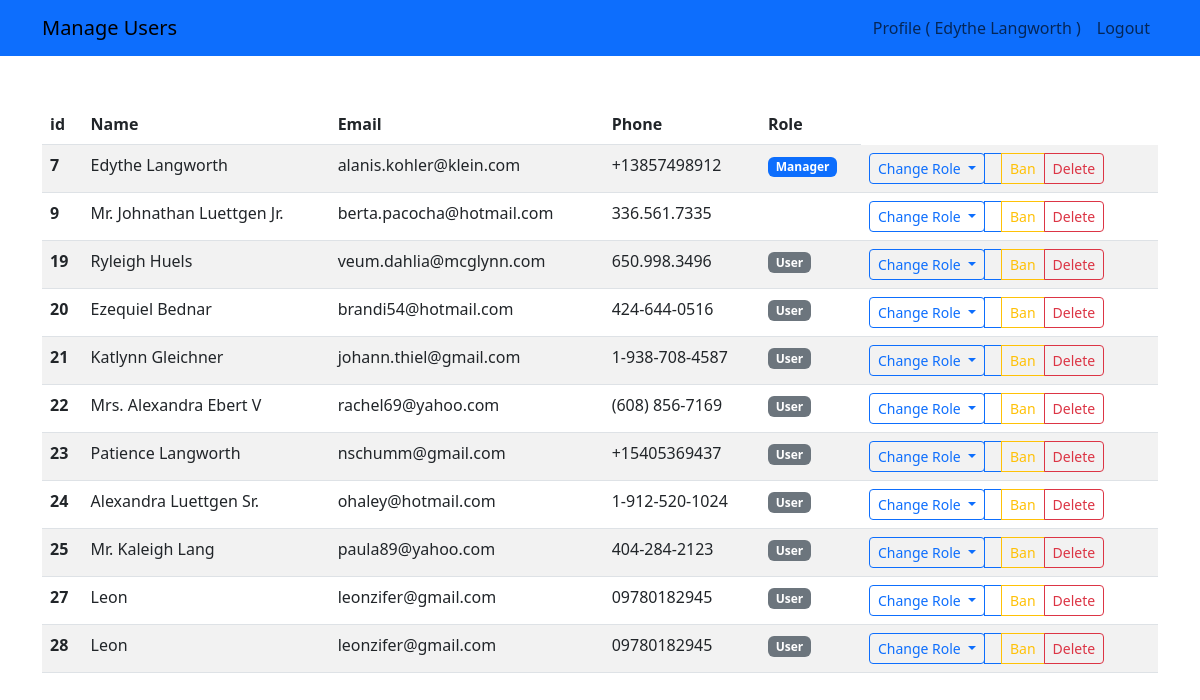
Page /php_project/admin.php (signed in) on the committed database.
### tables this page shows
CREATE TABLE `users` (
  `id` int(11) NOT NULL,
  `name` varchar(255) NOT NULL,
  `email` varchar(255) NOT NULL,
  `phone` varchar(255) NOT NULL,
  `address` text NOT NULL,
  `password` varchar(255) NOT NULL,
  `role_id` int(11) NOT NULL DEFAULT 1,
  `photo` varchar(255) DEFAULT NULL,
  `suspended` int(11) NOT NULL DEFAULT 0,
  `created_at` datetime NOT NULL,
  `updated_at` datetime DEFAULT NULL
);

CREATE TABLE `roles` (
  `id` int(11) NOT NULL,
  `name` varchar(255) NOT NULL,
  `value` int(11) NOT NULL
);

### php-modules-namespaces/autoload.php (called while the page is built, shortened)
<?php
spl_autoload_register(function($class) {
    $class = str_replace("\\", "/", $class);
});

### php_project/_classes/Helpers/Auth.php (called while the page is built, shortened)
<?php
class Auth
{
    static function check()
    {
        if(isset($_SESSION['user'])) {
            return $_SESSION['user'];
        }
    }
}

### php_project/_classes/Libs/Database/UsersTable.php (called while the page is built, shortened)
<?php
class UsersTable
{
    private $db;
    public function getAll()
    {
        $statement = $this->db->query("SELECT users.*, roles.name AS role
        FROM users LEFT JOIN roles
        ON users.role_id = roles.id
        ");
        return $statement->fetchAll();
    }
    public function __construct(MySQL $mysql)
    {
        $this->db = $mysql->connect();
    }
}

### php_project/_classes/Libs/Database/MySQL.php (called while the page is built, shortened)
<?php
class MySQL
{
    private $dbhost;
    private $dbuser;
    private $dbpass;
    private $dbname;
    public function __construct(
        $dbhost = "localhost",
        $dbuser = "root",
        $dbpass = "",
        $dbname = "project"
    ) {
        $this->dbhost = $dbhost;
        $this->dbuser = $dbuser;
        $this->dbpass = $dbpass;
        $this->dbname = $dbname;
    }
    public function connect()
    {
        try {
            $this->db = new PDO("mysql::dbhost=$this->dbhost; dbname=$this->dbname", $this->dbuser, $this->dbpass, [
                PDO::ATTR_ERRMODE => PDO::ERRMODE_EXCEPTION,
                PDO::ATTR_DEFAULT_FETCH_MODE => PDO::FETCH_OBJ
            ]);
            return $this->db;
        } catch (PDOException $e) {
            echo $e->getMessage();
        exit();
        }
    }
}

### php_project/admin.php (the view, shortened to what this page needs)
<?php
include("vendor/autoload.php");
$auth = Auth::check();
$table = new UsersTable(new MySQL);
$users = $table->getAll();
?>
<!DOCTYPE html>
<html lang="en">
<head>
    <link href="https://cdn.jsdelivr.net/npm/bootstrap@5.3.0-alpha3/dist/css/bootstrap.min.css" rel="stylesheet"
>
</head>
<body>
    <div class="navbar bg-primary navbar-bark navbar-expand">
        <div class="container">
            <a href="admin.php" class="navbar-brand">Manage Users</a>
            <ul class="navbar-nav">
                <li class="nav-item">
                    <a href="profile.php" class="nav-link">
                        Profile ( <?= $auth->name ?> )
                    </a>
                </li>
                <li class="nav-item">
                    <a href="_actions/logout.php" class="nav-link">Logout</a>
                </li>
            </ul>
        </div>
    </div>
    <div class="container">
        <table class="table table-striped mt-5">
  <thead class="thead-dark">
    <tr>
      <th scope="col">id</th>
      <th scope="col">Name</th>
      <th scope="col">Email</th>
      <th scope="col">Phone</th>
      <th scope="col">Role</th>
    </tr>
  </thead>
  <tbody>
    <?php foreach ($users as $user): ?>
            <tr>
              <th><?= $user->id ?></th>
              <td><?= $user->name ?></td>
              <td><?= $user->email ?></td>
              <td><?= $user->phone ?></td>
              <td>
                <?php if ($user->role_id == 3): ?>
                    <span class="badge bg-success"><?= $user->role ?></span>
                <?php elseif ($user->role_id == 2): ?>
                    <span class="badge bg-primary"><?= $user->role ?></span>
                <?php elseif ($user->role_id == 1): ?>
                    <span class="badge bg-secondary"><?= $user->role ?></span>
                <?php else: ?>
                    <span class="badge bg-secondary"><?= $user->role ?></span>
                <?php endif ?>
                </td>
                <td>
                    <div class="btn-group dropdown">
                        <a href="#" class="btn btn-sm btn-outline-primary dropdown-toggle" data-bs-toggle="dropdown">
                            Change Role
                        </a>
                    <a href="_actions/delete.php?id=<?= $user->id ?>" class="btn btn-sm btn-outline-primary">
                        </a>
                    <a href="_actions/suspend.php?id=<?= $user->id ?>" class="btn btn-sm btn-outline-warning">
                            Ban
                        </a>
                        <a href="_actions/delete.php?id=<?= $user->id ?>" class="btn btn-sm btn-outline-danger">
                            Delete
                        </a>
                    </div>
                </td>
            </tr>
    <?php endforeach ?>
  </tbody>
</table>
    </div>
</body>
</html>

### rows in the picture
users: name "Edythe Langworth", id "7", email "alanis.kohler@klein.com", phone "+13857498912", role.name "Manager"
users: id "9", name "Mr. Johnathan Luettgen Jr.", email "berta.pacocha@hotmail.com", phone "336.561.7335"
users: id "19", name "Ryleigh Huels", email "veum.dahlia@mcglynn.com", phone "650.998.3496", role.name "User"
users: id "20", name "Ezequiel Bednar", email "brandi54@hotmail.com", phone "424-644-0516", role.name "User"
users: id "21", name "Katlynn Gleichner", email "johann.thiel@gmail.com", phone "1-938-708-4587", role.name "User"
users: id "22", name "Mrs. Alexandra Ebert V", email "rachel69@yahoo.com", phone "(608) 856-7169", role.name "User"
users: id "23", name "Patience Langworth", email "nschumm@gmail.com", phone "+15405369437", role.name "User"
users: id "24", name "Alexandra Luettgen Sr.", email "ohaley@hotmail.com", phone "1-912-520-1024", role.name "User"
users: id "25", name "Mr. Kaleigh Lang", email "paula89@yahoo.com", phone "404-284-2123", role.name "User"
users: id "27", name "Leon", email "leonzifer@gmail.com", phone "09780182945", role.name "User"
users: id "28", name "Leon", email "leonzifer@gmail.com", phone "09780182945", role.name "User"
